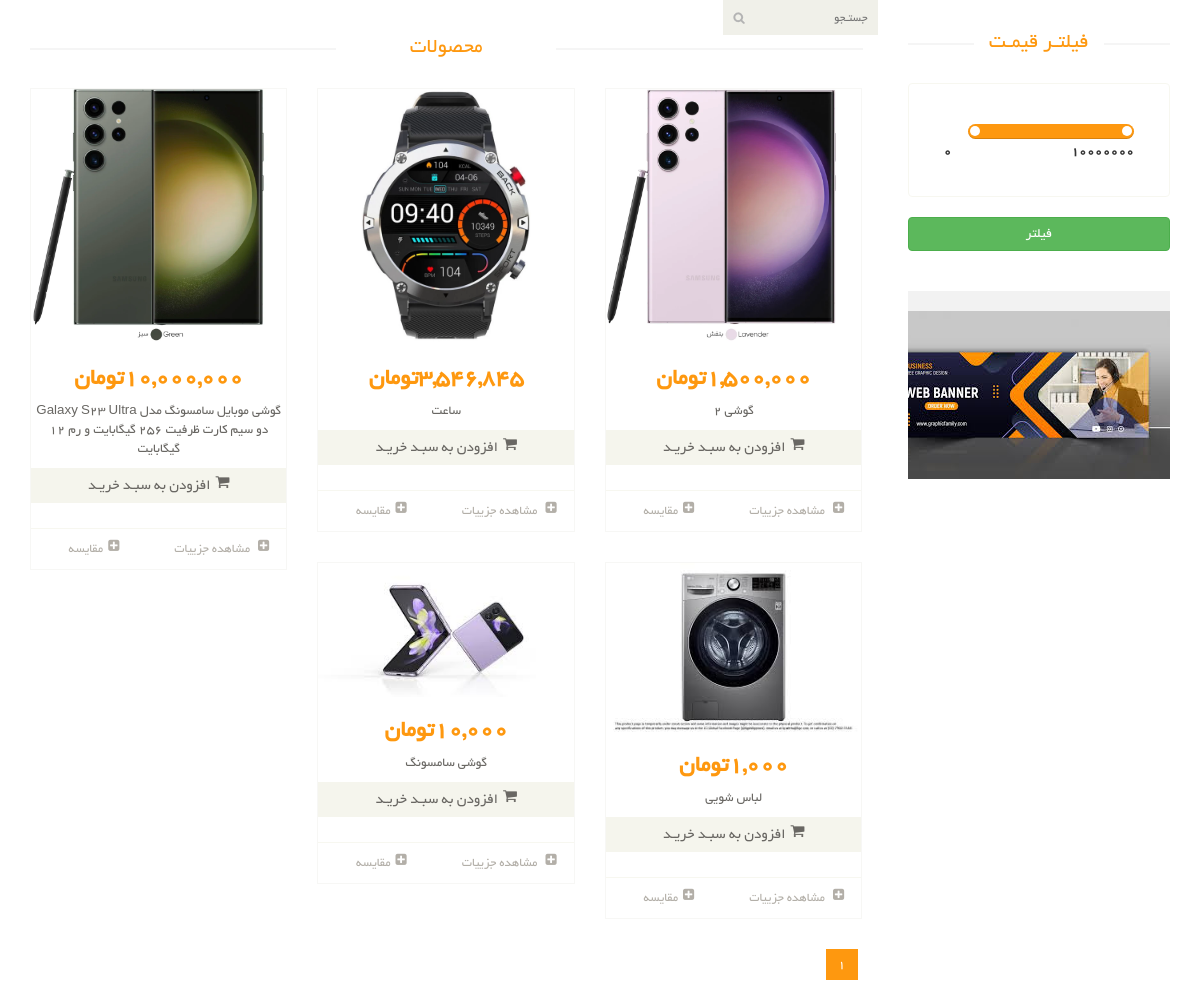
Screenshot of /products/ with the database file from the repository.
### product_module/models.py (models this page shows, shortened)
class Product(models.Model):
    title = models.CharField(max_length=300, verbose_name='نام محصول')
    category = models.ManyToManyField(
        ProductCategory,
        related_name='product_categories',
        verbose_name='دسته بندی ها')
    image = models.ImageField(upload_to='images/products', null=True, blank=True, verbose_name='تصویر محصول')
    brand = models.ForeignKey(ProductBrand, on_delete=models.CASCADE, verbose_name='برند', null=True, blank=True)
    price = models.IntegerField(verbose_name='قیمت')
    short_description = models.CharField(max_length=360, db_index=True, null=True, verbose_name='توضیحات کوتاه')
    description = models.TextField(verbose_name='توضیحات اصلی', db_index=True)
    slug = models.SlugField(default="", null=False, db_index=True, blank=True, max_length=200, unique=True,
                            verbose_name='عنوان در url')
    is_active = models.BooleanField(default=False, verbose_name='فعال / غیرفعال')
    is_delete = models.BooleanField(verbose_name='حذف شده / نشده')
    def get_absolute_url(self):
        return reverse('product-detail', args=[self.slug])
    class Meta:
        verbose_name = 'محصول'
        verbose_name_plural = 'محصولات'

### site_module/models.py (models this page shows, shortened)
class SiteBanner(models.Model):
    class SiteBannerPositions(models.TextChoices):
        product_list = 'product_list', 'صفحه لیست محصولات',
        product_detail = 'product_detail', 'صفحه ی جزییات محصولات',
        about_us = 'about_us', 'درباره ما'
    title = models.CharField(max_length=200, verbose_name='عنوان بنر')
    url = models.URLField(max_length=400, null=True, blank=True, verbose_name='آدرس بنر')
    image = models.ImageField(upload_to='images/banners', verbose_name='تصویر بنر')
    is_active = models.BooleanField(verbose_name='فعال / غیرفعال')
    position = models.CharField(max_length=200, choices=SiteBannerPositions.choices, verbose_name='جایگاه نمایشی')
    class Meta:
        verbose_name = 'بنر تبلیغاتی'
        verbose_name_plural = 'بنرهای تبلیغاتی'

### product_module/views.py (the view)
# urls.py: path('', views.ProductListView.as_view(), name='product-list'),
class ProductListView(ListView):
    template_name = 'product_module/product_list.html'
    model = Product
    context_object_name = 'products'
    ordering = ['-price']
    paginate_by = 6
    def get_context_data(self, *, object_list=None, **kwargs):
        context = super().get_context_data()
        query = Product.objects.all()
        product: Product = query.order_by('-price').first()
        db_max_price = product.price if product is not None else 100000
        context['db_max_price'] = db_max_price
        context['start_price'] = self.request.GET.get('start_price') or 0
        context['end_price'] = self.request.GET.get('end_price') or db_max_price
        context['banners'] = SiteBanner.objects.filter(is_active=True,
                                                       position__iexact=SiteBanner.SiteBannerPositions.product_list)
        return context
    def get_queryset(self):
        query = super(ProductListView, self).get_queryset()
        query = super(ProductListView, self).get_queryset()
        search_query = self.request.GET.get('search_query')
        if search_query:
            query = query.filter(title__icontains=search_query)
        category_name = self.kwargs.get('cat')
        brand_name = self.kwargs.get('brand')
        request: HttpRequest = self.request
        start_price = request.GET.get('start_price')
        end_price = request.GET.get('end_price')
        if start_price is not None:
            query = query.filter(price__gte=start_price)
        if end_price is not None:
            query = query.filter(price__lte=end_price)
        if category_name is not None:
            query = query.filter(category__url_title__iexact=category_name)
        if brand_name is not None:
            query = query.filter(brand__url_title__iexact=brand_name)
        return query

### polls/templatetags/poll_extras.py (called while the page is built)
@register.filter(name='three_digits_currency')
def three_digits_currency(value: int):
    return '{:,}'.format(value) + 'تومان'

### product_module/templates/product_module/product_list.html (shortened to what this page needs)
{% extends 'shared/_layout.html' %}
{% load thumbnail %}
{% load render_partial %}
{% block content %}
    <section>
        <div class="container">
            <div class="row">
                <div class="col-sm-9 padding-right">
                    {% if products %}
                        <div>
                            <div class="search_box">
                                <form action="{% url 'product-list' %}" method="GET">
                                    <input type="search" name="search_query" placeholder="جستـجو"/>
                                </form>
                            </div>
                        </div>
                        <div class="features_items">
                            <h2 class="title text-center">محصولات</h2>
                            {% for product in products %}
                                {% include 'includes/product_item_partial.html' with product=product col_size=4 %}
                            {% endfor %}
                            <div class="clearfix"></div>
                            <ul class="pagination">
                                {% for pageNumber in paginator.page_range %}
                                    <li class="{% if page_obj.number == pageNumber %} active {% endif %}">
                                        <a class="cursor-pointer"
                                           onclick="fillPage({{ pageNumber }})">{{ pageNumber }}</a>
                                    </li>
                                {% endfor %}
                            </ul>
                        </div>
                    {% else %}
                        <div class="alert alert-warning">
                            <p>هیچ محصولی یافت نشد</p>
                        </div>
                    {% endif %}
                </div>
                <div class="col-sm-3">
                    <div class="left-sidebar">
                        <div class="price-range">
                            <h2>فیلتـر قیمـت</h2>
                            <div class="well">
                                <br/>
                                <b>{{ db_max_price }}</b> <b class="pull-left">0</b>
                            </div>
                        </div>
                        <div>
                            <button class="btn btn-success btn-block" onclick="filterProducts()">فیلتر</button>
                        </div>
                        {% for banner in banners %}
                            <div class="shipping text-center">
                                <a href="{{ banner.url }}">
                                    <img src="{{ banner.image.url }}" alt="">
                                </a>
                            </div>
                        {% endfor %}
                        <br>
                        <br>
                    </div>
                </div>
            </div>
        </div>
    </section>
{% endblock %}

### templates/shared/_layout.html (shortened to what this page needs)
{% load render_partial %}
<!DOCTYPE html>
<html lang="en">
<head>
    {% include 'shared/header_refrences.html' %}
</head>
<body>
{% block content %}{% endblock %}
</body>
</html>

### templates/shared/header_refrences.html (shortened to what this page needs)
    <link href="/static/css/bootstrap.min.css" rel="stylesheet">
    <link href="/static/css/font-awesome.min.css" rel="stylesheet">
    <link href="/static/css/prettyPhoto.css" rel="stylesheet">
    <link href="/static/css/price-range.css" rel="stylesheet">
    <link href="/static/css/animate.css" rel="stylesheet">
    <link href="/static/css/main.css" rel="stylesheet">
    <link href="/static/css/responsive.css" rel="stylesheet">
    <link href="/static/css/custom.css" rel="stylesheet">

### product_module/templates/includes/product_item_partial.html (shortened to what this page needs)
{% load thumbnail %}
{% load poll_extras %}
<div class="col-sm-{{ col_size }}">
    <div class="product-image-wrapper">
        <div class="single-products">
            <div class="productinfo text-center">
                {% if product.image %}
                    {% thumbnail product.image "268x250" quality=80 crop='center' as im %}
                        <img src="{{ im.url }}" alt="">
                    {% endthumbnail %}
                {% else %}
                    <img src="/static/images/shop/product.jpg" alt="">
                {% endif %}
                <h2>{{ product.price|three_digits_currency }} </h2>
                <p>{{ product.title }}</p>
                <a href="#" class="btn btn-default add-to-cart"><i
                        class="fa fa-shopping-cart"></i>افزودن به سبـد خریـد</a>
            </div>
            <div class="product-overlay">
                <div class="overlay-content">
                </div>
            </div>
        </div>
        <div class="choose">
            <ul class="nav nav-pills nav-justified">
                <li>
                    <a href="{{ product.get_absolute_url }}">
                        <i class="fa fa-plus-square"></i>
                        مشاهده جزییات
                    </a>
                </li>
                <li>
                    <a href=""><i class="fa fa-plus-square"></i>مقایسه</a>
                </li>
            </ul>
        </div>
    </div>
</div>

### static/css/main.css (style rules this page uses)
body { font-family: 'BYekan'; font-size: 10pt; position: relative; font-weight: normal; direction: rtl; }
ul li { list-style: none; }
a { -webkit-transition: 300ms; -moz-transition: 300ms; -o-transition: 300ms; transition: 300ms; }
h1, h2, h3, h4, h5, h6 { font-family: 'BYekan', sans-serif; }
.search_box input { text-align: right; background: #F0F0E9; border: medium none; color: #B2B2B2; font-family: 'BYekan'; font-size: 12px; font-weight: 300; height: 35px; outline: medium none; padding-right: 10px; width: 155px; background-image: url(../images/home/searchicon.png); background-repeat: no-repeat; background-position: 10px; }
.left-sidebar h2, .brands_products h2 { color: #FE980F; font-family: 'BYekan', sans-serif; font-size: 16pt; font-weight: 400; margin: 0 0 30px auto; text-align: center; text-transform: uppercase; position: relative; z-index: 3; }
.left-sidebar h2:after, h2.title:after { content: " "; position: absolute; border: 1px solid #f5f5f5; bottom: 8px; right: 0; width: 100%; height: 0; z-index: -2; }
.left-sidebar h2:before { content: " "; position: absolute; background: #fff; bottom: -6px; width: 130px; height: 30px; z-index: -1; right: 50%; margin-right: -65px; }
h2.title:before { content: " "; position: absolute; background: #fff; bottom: -6px; width: 220px; height: 30px; z-index: -1; right: 50%; margin-right: -110px; }
.shipping { background-color: #F2F2F2; margin-top: 40px; overflow: hidden; padding-top: 20px; position: relative; }
.price-range { margin-top: 30px; }
.well { background-color: #FFFFFF; border: 1px solid #F7F7F0; border-radius: 4px; box-shadow: none; margin-bottom: 20px; min-height: 20px; padding: 35px; }
.padding-right { padding-left: 0; }
.features_items { overflow: hidden; }
h2.title { color: #FE980F; font-family: 'BYekan', sans-serif; font-size: 16pt; font-weight: 400; margin: 0 15px; text-transform: uppercase; margin-bottom: 30px; position: relative; }
.product-image-wrapper { border: 1px solid #F7F7F5; overflow: hidden; margin-bottom: 30px; }
.single-products { position: relative; }
.productinfo h2 { color: #FE980F; font-family: 'BYekan', sans-serif; font-size: 24px; font-weight: 700; }
.productinfo p { font-family: 'BYekan', sans-serif; font-size: 10pt; font-weight: 400; color: #696763; }
.productinfo img { width: 100%; }
.productinfo { position: relative; }
.product-overlay { background: #FE980F; top: 0; display: none; height: 0; position: absolute; transition: height 500ms ease 0s; width: 100%; display: block; }
.product-overlay .overlay-content { bottom: 0; position: absolute; bottom: 0; text-align: center; width: 100%; }
.add-to-cart { background: #F5F5ED; border: 0 none; border-radius: 0; color: #696763; font-family: 'BYekan', sans-serif; font-size: 15px; width: 100%; margin-bottom: 25px; }
.add-to-cart i { margin-left: 5px; }
.choose { border-top: 1px solid #F7F7F0; }
.choose ul li a { color: #B3AFA8; font-family: 'BYekan', sans-serif; font-size: 13px; padding-left: 0; padding-right: 0; }
.choose ul li a i { margin-left: 5px; }
.pagination { display: inline-block; margin-bottom: 25px; margin-top: 0; padding-right: 15px; }
.pagination li:first-child a, .pagination li:first-child span { border-bottom-left-radius: 0; border-top-left-radius: 0; margin-left: 0; }
.pagination li:last-child a, .pagination li:last-child span { border-bottom-right-radius: 0; border-top-right-radius: 0; }
.pagination .active a, .pagination .active span, .pagination .active a:hover, .pagination .active span:hover, .pagination .active a:focus, .pagination .active span:focus { background-color: #FE980F; border-color: #FE980F; color: #FFFFFF; cursor: default; z-index: 2; }
.pagination li a, .pagination li span { background-color: #f0f0e9; border: 0; float: left; line-height: 1.42857; margin-left: -1px; padding: 6px 12px; position: relative; text-decoration: none; margin-right: 5px; color: #000; }

### static/css/custom.css (style rules this page uses)
ul { padding-right: 0; }
.cursor-pointer { cursor: pointer; }

### rows the page displays
Product: shows a picture, price|three_digits_currency "10,000,000تومان", title "گوشی موبایل سامسونگ مدل Galaxy S23 Ultra دو سیم کارت ظرفیت 256 گیگابایت و رم 12 گیگابایت"
Product: shows a picture, price|three_digits_currency "3,546,845تومان", title "ساعت"
Product: shows a picture, price|three_digits_currency "1,500,000تومان", title "گوشی 2"
Product: shows a picture, price|three_digits_currency "10,000تومان", title "گوشی سامسونگ"
Product: shows a picture, price|three_digits_currency "1,000تومان", title "لباس شویی"
SiteBanner: image (picture)

### other values shown
{{ pageNumber }} "1"
{{ db_max_price }} "10000000"
